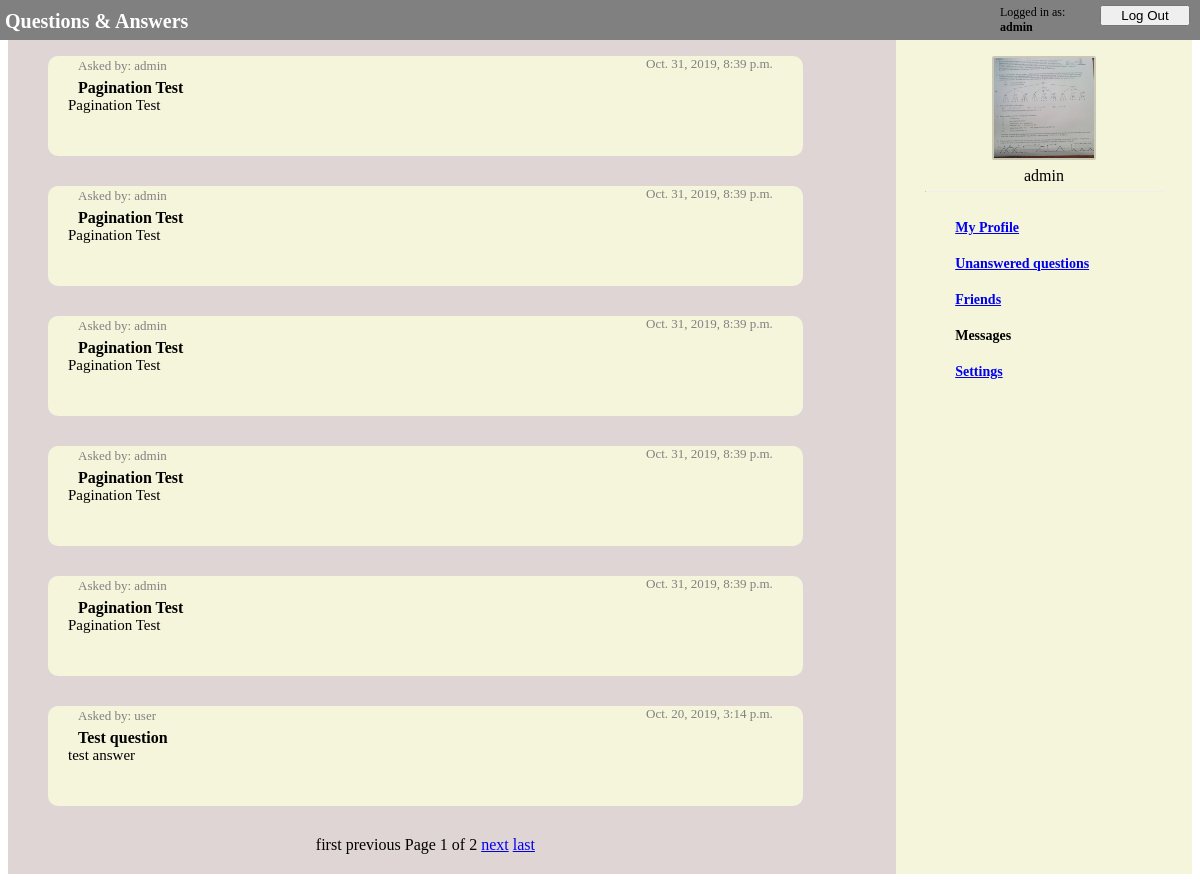
Page /ask/profile (signed in) on the committed database.
### ask/models.py (models this page shows)
class UserModel(AbstractUser):
    friends = models.ManyToManyField(
        'self', through='FriendsModel', symmetrical=False)
    avatar = models.ImageField(null=True, upload_to=user_directory_path)

class QuestionModel(models.Model):
    owner = models.ForeignKey(
        UserModel, on_delete=models.CASCADE, related_name="questions_owner")
    asked_by = models.ForeignKey(
        UserModel, on_delete=models.PROTECT, related_name="questions_asked")
    content = models.CharField(max_length=1000)
    date = models.DateTimeField(auto_now_add=True)
    answer = models.OneToOneField(
        AnswerModel, null=True, on_delete=models.CASCADE)

class AnswerModel(models.Model):
    content = models.CharField(max_length=1000)
    date = models.DateTimeField(auto_now_add=True)

### ask/views.py (the view)
# urls.py: path('profile', views.ProfileView.as_view(), name='profile'),
class ProfileView(View, QuestionsMixIn, FriendsMixIn):
    def get(self, request):
        try:
            user = UserModel.objects.get(
                pk=request.session['_auth_user_id'])
        except KeyError:
            return HttpResponseRedirect(reverse('ask:login'))
        context = self.get_context(user)
        self.add_pagination(context, request)
        return render(request, "ask/profile.html", context=context)
    @QuestionsMixIn.add_num_unanswered_to_context
    @FriendsMixIn.add_num_invites_to_context
    @AvatarMinIn.add_avatar_to_context
    def get_context(self, user):
        questions_with_answers = self.questions_with_answers(
            user)
        context = {"questions_with_answers": questions_with_answers}
        return context
    def add_pagination(self, context, request):
        paginator = Paginator(context["questions_with_answers"], 6)
        page = request.GET.get('page')
        context["questions_with_answers"] = paginator.get_page(page)

### ask/view/MixIns.py (called while the page is built)
def get_user(user_id):
    if type(user_id) == int:
        user = UserModel.objects.get(pk=user_id)
    elif type(user_id) == str:
        user = UserModel.objects.get(pk=user_id)
    else:
        user = user_id
    return user

    def questions_with_answers(self, user):
        answered_questions = QuestionModel.objects.filter(
            owner=user).exclude(answer=None).order_by('date')[::-1]
        answers = [question.answer for question in answered_questions]
        return list(zip(answered_questions, answers))

    @staticmethod
    def add_num_unanswered_to_context(func, *args, **kwargs):
        def context_with_unanswered(self, *args, **kwargs):
            context = func(self, *args, **kwargs)
            user_id = args[0]
            context["num_unanswered"] = self.get_num_unanswered(user_id)
            return context
        return context_with_unanswered

    def get_num_unanswered(self, user_id):
        user = get_user(user_id)
        unanswered_questions = self.unanswered_questions(user)
        return len(unanswered_questions)

    def unanswered_questions(self, user):
        unanswered_questions = QuestionModel.objects.filter(
            owner=user).filter(answer=None)
        return unanswered_questions

    @staticmethod
    def add_num_invites_to_context(func, *args, **kwargs):
        def context_with_invites(self, *args, **kwargs):
            context = func(self, *args, **kwargs)
            user_id = args[0]
            context["num_invites"] = self.get_num_invites(user_id)
            return context
        return context_with_invites

    def get_num_invites(self, user_id):
        user = get_user(user_id)
        user_invites = self.user_friends(user, accepted=False)
        return len(user_invites)

    def user_friends(self, user, accepted=True):
        friends = list(user.friends.all())
        second_friends = [f.first for f in user.friends_second.all()]
        friends_accepted = [f.accepted for f in user.friendsmodel_set.all()]
        second_accepted = [f.accepted for f in user.friends_second.all()]
        friends_with_accepted = list(
            zip(friends + second_friends, friends_accepted + second_accepted))
        filtered = filter(lambda t: t[1] == accepted, friends_with_accepted)
        return [f[0] for f in filtered]

### ask/templates/ask/profile.html (shortened to what this page needs)
{% extends "ask/navigation_bar.html" %}
{% load static %}
{%block styles %}
<link rel="stylesheet" type="text/css" href="{% static 'ask/navigation_bar.css' %}">
<link rel="stylesheet" type="text/css" href="{% static 'ask/questions.css' %}">
<link rel="stylesheet" type="text/css" href="{% static 'ask/profile.css' %}">
{% endblock styles %}
{%block content %}
<div class="questions">
    {% if questions_with_answers|length == 0 %}
    <div class="question_block">
        <p class="no_unanswered">No questions yet</p>
    </div>
    {% else %}
    {% for question, answer in questions_with_answers %}
    <div class="question_block">
        <a class="asked_by">Asked by: {{ question.asked_by.username }}</a>
        <a class="asked_date"> {{ question.date }} </a>
        <p class="question">{{ question.content }}</p>
        <p class="answer">{{ answer.content }}</p>
    </div>
    {% endfor %}
    <div class="pagination">
        {% if questions_with_answers.has_previous %}
        <a href="?page=1" class="pagination_item">first</a>
        <a href="?page={{questions_with_answers.previous_page_number }}" class="pagination_item">previous</a>
        {% else %}
        <a class="pagination_item">first</a>
        <a class="pagination_item">previous</a>
        {% endif %}
        <span class="pagination_item">
            Page {{questions_with_answers.number}} of {{questions_with_answers.paginator.num_pages}}
        </span>
        {% if questions_with_answers.has_next %}
        <a href="?page={{questions_with_answers.next_page_number}}" class="pagination_item">next</a>
        <a href="?page={{questions_with_answers.paginator.num_pages}}" class="pagination_item">last</a>
        {% else %}
        <a class="pagination_item">next</a>
        <a class="pagination_item">last</a>
        {%endif%}
    </div>
    {% endif %}
</div>
{% endblock content %}

### ask/templates/ask/navigation_bar.html (shortened to what this page needs)
{% extends "ask/login_bar.html" %}
{% load static %}
{% block nav %}
<nav>
    <div class="nav_avatar_position">
        {% if user_avatar %}
        <img src="{{ user_avatar.url }}" class="nav_avatar">
        {% else %}
        <img src="{% static 'ask/default.png' %}" class="nav_avatar">
        {% endif %}
        <p class="nav_username">{{request.session.username}}</p>
        <hr class="nav_line">
    </div>
    <a href="{% url 'ask:profile' %}">My Profile</a>
    {% if num_unanswered > 0 %}
    <a href="{% url 'ask:unanswered' %}">Unanswered questions({{num_unanswered}})</a>
    {% else %}
    <a href="{% url 'ask:unanswered' %}">Unanswered questions</a>
    {% endif %}
    {% if num_invites %}
    <a href="{% url 'ask:friends' %}">Friends({{num_invites}})</a>
    {% else %}
    <a href="{% url 'ask:friends' %}">Friends</a>
    {% endif %}
    <a>Messages</a>
    <a href="{% url 'ask:settings' %}">Settings</a>
</nav>
{% endblock nav %}

### ask/templates/ask/login_bar.html (shortened to what this page needs)
{% load static %}
<!DOCTYPE html>
<html>
<head>
    <link rel="stylesheet" type="text/css" href="{% static 'ask/login_bar.css' %}">
    {% block styles %}
    {% endblock styles %}
</head>
<body>
    <div class="bar">
        <a class="logo" href="{% url 'ask:index' %}">Questions & Answers</a>
        <a></a>
        {% if request.session.logged_in %}
        <a class="logged_in_as">Logged in as: <b>{{request.session.username}}</b></a>
        <a href={% url "ask:logout" %}><input type="button" class="second_button" value="Log Out"></a>
        {% else %}
        <a href={% url "ask:login" %}><input type="button" class="first_button" value="Log In"></a>
        <a href={% url "ask:signup" %}><input type="button" class="second_button" value="Sign Up"></a>
        {% endif %}
    </div>
    <br>
    <main>
        {% block content %}{% endblock content %}
        {% block nav %}
        {% endblock nav %}
    </main>
</body>
</html>

### ask/static/ask/login_bar.css (style rules this page uses)
.bar { background-color: grey; width: 100%; height: 30px; padding: 10px 5px 5px 10px; position: fixed; left: -10px; top: -5px; display: grid; grid-template-columns: 250px 1fr 100px 100px; justify-content: right }
.logo { font-size: 20px; color: white; margin: 4px; padding: 1px; font-weight: bold; text-decoration: none; }
.logged_in_as { font-size: 12px; }
.second_button { width: 90px; }

### ask/static/ask/navigation_bar.css (style rules this page uses)
main { display: grid; grid-template-columns: 75% 25%; height: 100%; }
nav { border: 5px black; background-color: beige; width: 100%; height: 100%; min-height: 100vh; display: fixed; }
.nav_avatar_position { width: 100%; display: grid; margin-top: 30px; }
.nav_avatar { border: 2px solid rgba(46, 44, 44, 0.219); border-radius: 2px; width: 100px; height: 100px; margin: auto; }
.nav_username { text-align: center; margin-top: 7px; margin-bottom: 6px; }
.nav_line { margin-top: 0px; width: 80%; border-top: none; color: rgba(128, 128, 128, 0.356); }
nav a { font-weight: bold; font-size: 14px; margin: 20px; margin-left: 20%; display: block; }

### ask/static/ask/questions.css (style rules this page uses)
.questions { width: 100%; background-color: rgb(224, 213, 213); }
.question_block { display: table; background-color: beige; width: 85%; min-height: 100px; margin: 30px 40px; border-radius: 10px; overflow: auto; }
.asked_by { color: grey; margin-left: 30px; font-size: 13px; }
.asked_date { color: grey; font-size: 13px; float: right; margin-right: 30px; }
.question { font-weight: bold; font-size: 16px; margin: 5px 20px 0px 30px; }
.answer { font-size: 15px; margin: 0px 20px 10px 20px; }

### ask/static/ask/profile.css (style rules this page uses)
.pagination { width: 85%; text-align: center; margin: 5px 40px 20px 40px; }
.pagination_item { margin: auto; }

### rows in the picture
UserModel: session.username "admin"
QuestionModel: asked_by.username "admin", date "Oct. 31, 2019, 8:39 p.m.", content "Pagination Test"
QuestionModel: asked_by.username "admin", date "Oct. 31, 2019, 8:39 p.m.", content "Pagination Test"
QuestionModel: asked_by.username "admin", date "Oct. 31, 2019, 8:39 p.m.", content "Pagination Test"
QuestionModel: asked_by.username "admin", date "Oct. 31, 2019, 8:39 p.m.", content "Pagination Test"
QuestionModel: asked_by.username "admin", date "Oct. 31, 2019, 8:39 p.m.", content "Pagination Test"
QuestionModel: asked_by.username "user", date "Oct. 20, 2019, 3:14 p.m.", content "Test question", content "test answer"

### other values in the picture
{{ questions_with_answers.number }} "1"
{{ questions_with_answers.paginator.num_pages }} "2"
